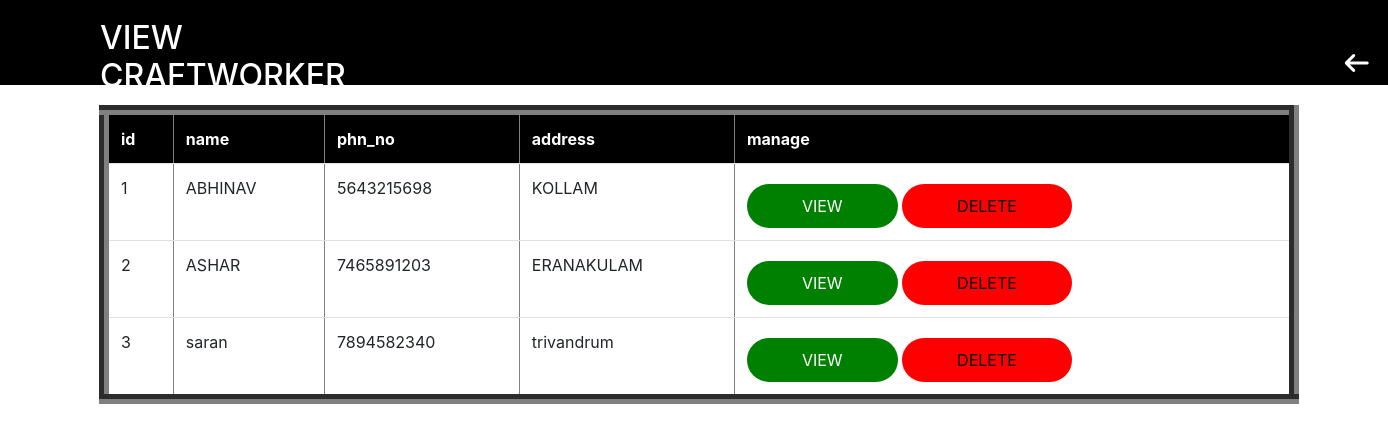
The page /view_craft on the database its author committed.
### app3/models.py (models this page shows)
class craftworker(models.Model):
    name=models.CharField(max_length=20)
    phn_no=models.IntegerField()
    address=models.TextField(max_length=20)
    username=models.CharField(max_length=20)
    password=models.CharField(max_length=20)
    image=models.ImageField()
    id_proof=models.ImageField()

### app3/views.py (the view)
# urls.py: path('view_craft',views.view_craft,name='view_craft'),
def view_craft(re):
    data=craftworker.objects.all()
    return render(re,'viewcraft.html',{'data':data})

### template/viewcraft.html (shortened to what this page needs)
<!DOCTYPE html>
{% load static %}
<html lang="en">
<head>
     <link rel="stylesheet" href="https://cdn.jsdelivr.net/npm/bootstrap@4.6.2/dist/css/bootstrap.min.css">
       <link rel="stylesheet" href="https://cdnjs.cloudflare.com/ajax/libs/font-awesome/7.0.0/css/all.min.css">
    <link rel="stylesheet" href="{% static 'css/viewcraft.css' %}">
</head>
<body>
<div id="d1" class="container-fluid text-white ">
    <ul style="display:flex; list-style:none;">
        <li><h2>VIEW CRAFTWORKER</h2></li>
        <li style="margin-left:1000px;"> <a href="admin_page"><button id="b4"><i class="fas fa-arrow-left"></i></button></a>
    </ul>
    </div>
<div class="container">
 <table border="10"  id="t" class="table table-hover">
     <tr id="t1">
         <th>id</th>
        <th>name</th>
        <th>phn_no</th>
         <th>address</th>
         <th>manage</th>
     </tr>
{% for i in data %}
    <tr>
        <td>{{i.pk}}</td>
    <td>{{i.name}}</td>
       <td>{{i.phn_no}}</td>
        <td>{{i.address}}</td>
        <td><a href="{% url 'adminview_craft_profile' i.id %}"><button id="b1">view</button></a>
        <a href="delete_craft/{{i.id}}"><button id="b2">delete</button></a></td>
    </tr>
    {% endfor %}
</table>
</div>
</body>
</html>

### static/css/viewcraft.css (style rules this page uses)
#d1 { background-color:#000000; height:85px; padding-top:19px; padding-left:60px; display:flex; }
#b1 { margin-top: 8px; border: none; text-transform: uppercase; display: inline-block; padding: 10px 55px; background-color: green; color: white; border-radius: 45px; -webkit-transition: all 0.3s; transition: all 0.3s; border: none; }
#b2 { margin-top: 8px; border: none; text-transform: uppercase; display: inline-block; padding: 10px 55px; background-color: red; color: black; border-radius: 45px; -webkit-transition: all 0.3s; transition: all 0.3s; border: none; }
#t1 { background-color:black; color:white; }
#t { width:1200px; margin-top:20px; margin-left:-40px; }
#b4 { margin-left:-10px; height: 40px; border-radius: 22px; background:transparent; border: none; font-size: 24px; color: #fff; font-weight: bold; margin-top: 25px; }

### rows shown on the page
craftworker: pk "1", name "ABHINAV", phn_no "5643215698", address "KOLLAM"
craftworker: pk "2", name "ASHAR", phn_no "7465891203", address "ERANAKULAM"
craftworker: pk "3", name "saran", phn_no "7894582340", address "trivandrum"
